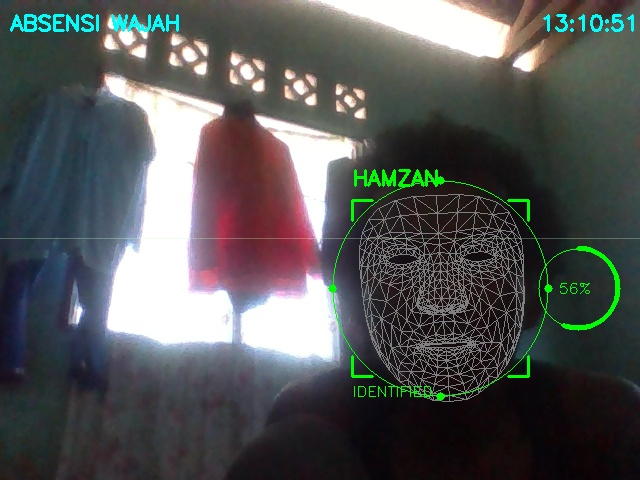
#> input picture week2-face-absen/data/bukti/Hamzan/20260610_131051.jpg, 640 x 480 px, given in place of the camera
$ python treasure_hunter.py
#> lines starting #> are read from the running program, lines starting #| are printed output that depends on the picture; after the words box and inside, x2 and y2 are one past the last pixel; in counts of white or black regions, pixels touching at a corner belong together
import cv2
import numpy as np
import time
import math

cap = cv2.VideoCapture(0)

cap.set(cv2.CAP_PROP_FRAME_WIDTH, 1280)
cap.set(cv2.CAP_PROP_FRAME_HEIGHT, 720)

time.sleep(2)

if not cap.isOpened():
    print("Kamera gagal terhubung")
    exit()

# === WARNA DINDING (HSV dari Kalibrasimu) ===
lower_dinding = np.array([60, 0, 80])
upper_dinding = np.array([110, 100, 255])

# === STORY ===
story = [
    "Dahulu kala ada seorang anak bernama Ash...",
    "Dia bercita-cita menjadi developer terkenal.",
    "Ingin menggendong ekonomi keluarganya.",
    "Dia selalu kalah dalam segala hal,",
    "bahkan soal percintaan.",
    "Tapi dia tidak menyerah.",
    "",
    "Suatu hari, Ash menemukan peta kuno...",
    "3 artefak legendaris tersembunyi di rumahnya!",
    "",
    "Siapapun yang mengumpulkan ketiganya",
    "akan mewujudkan semua impiannya.",
    "",
    'Ash berkata: "Ini kesempatanku!"',
    "",
    "Selamat datang di dunia nyata, ASH.",
    "Misi dimulai..."
]

# === MISI ===
misi_list = [
    {
        "id": 1,
        "judul": "ARTEFAK PERTAMA",
        "deskripsi": "Temukan dinding rahasia di rumahmu!",
        "petunjuk": "Arahkan kamera ke dinding yang tepat",
        "xp": 50
    },
    {
        "id": 2,
        "judul": "ARTEFAK KEDUA",
        "deskripsi": "Misi 2 coming soon...",
        "petunjuk": "Coming soon",
        "xp": 100
    },
    {
        "id": 3,
        "judul": "ARTEFAK KETIGA",
        "deskripsi": "Misi 3 coming soon...",
        "petunjuk": "Coming soon",
        "xp": 150
    }
]

# === STATE GAME ===
state = "INTRO"
story_index = 0
story_timer = time.time()
misi_index = 0
xp = 0
level = 1
scan_progress = 0

# =========================================================
# === KUMPULAN FUNGSI UI & UX BARU (LEBIH RAME) ===
# =========================================================

def gambar_ui_header(frame, w, h):
    # Base header
    cv2.rectangle(frame, (0, 0), (w, 60), (15, 15, 15), -1)
    cv2.line(frame, (0, 60), (w, 60), (0, 255, 255), 2) # Garis neon bawah header

    # Judul Game
    cv2.putText(frame, "TREASURE HUNTER AI", (20, 40),
               cv2.FONT_HERSHEY_DUPLEX, 1, (0, 255, 255), 2)

    # Status Player
    cv2.rectangle(frame, (w-250, 15), (w-20, 45), (40, 40, 40), -1)
    cv2.rectangle(frame, (w-250, 15), (w-20, 45), (0, 255, 0), 1)
    cv2.putText(frame, f"XP: {xp} | LVL: {level}", (w-230, 35),
               cv2.FONT_HERSHEY_SIMPLEX, 0.7, (0, 255, 0), 2)

def gambar_hud_kamera(frame, w, h):
    """Memberikan efek AR/Kamera Sci-Fi"""
    warna_hud = (0, 200, 255) # Cyan terang
    tebal = 3
    panjang = 40

    # Sudut Kiri Atas
    cv2.line(frame, (30, 80), (30+panjang, 80), warna_hud, tebal)
    cv2.line(frame, (30, 80), (30, 80+panjang), warna_hud, tebal)
    # Sudut Kanan Atas
    cv2.line(frame, (w-30, 80), (w-30-panjang, 80), warna_hud, tebal)
    cv2.line(frame, (w-30, 80), (w-30, 80+panjang), warna_hud, tebal)
    # Sudut Kiri Bawah
    cv2.line(frame, (30, h-30), (30+panjang, h-30), warna_hud, tebal)
    cv2.line(frame, (30, h-30), (30, h-30-panjang), warna_hud, tebal)
    # Sudut Kanan Bawah
    cv2.line(frame, (w-30, h-30), (w-30-panjang, h-30), warna_hud, tebal)
    cv2.line(frame, (w-30, h-30), (w-30, h-30-panjang), warna_hud, tebal)

    # Crosshair Tengah
    cx, cy = w//2, h//2
    cv2.circle(frame, (cx, cy), 5, (0, 255, 0), -1)
    cv2.circle(frame, (cx, cy), 20, (0, 255, 0), 1)
    cv2.line(frame, (cx-30, cy), (cx-10, cy), (0, 255, 0), 2)
    cv2.line(frame, (cx+10, cy), (cx+30, cy), (0, 255, 0), 2)
    cv2.line(frame, (cx, cy-30), (cx, cy-10), (0, 255, 0), 2)
    cv2.line(frame, (cx, cy+10), (cx, cy+30), (0, 255, 0), 2)

def teks_berkedip(frame, teks, x, y, font, scale, warna, tebal):
    """Fungsi untuk membuat teks kelap-kelip"""
    if int(time.time() * 3) % 2 == 0:
        cv2.putText(frame, teks, (x, y), font, scale, warna, tebal)

# =========================================================
# === MAIN LOOP UTAMA ===
# =========================================================

while True:
    ret, frame = cap.read()
#> frame is the input picture: shape (480, 640, 3); mean B, G, R 86.1, 86.2, 84.6
    if not ret or frame is None:
        continue

    frame = cv2.flip(frame, 1)
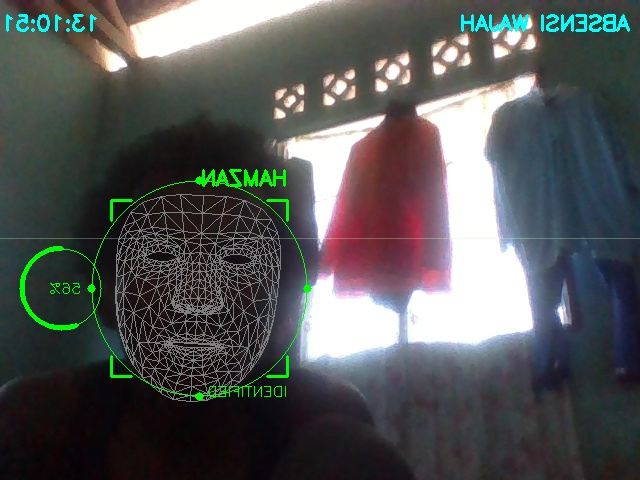
#> frame: shape (480, 640, 3); mean B, G, R 86.1, 86.2, 84.6
    h, w, _ = frame.shape
#> h = 480; w = 640
    sekarang = time.time()

    # Overlay gelap (Background environment)
    overlay = frame.copy()
    cv2.rectangle(overlay, (0, 0), (w, h), (10, 10, 20), -1) # Agak kebiruan gelap
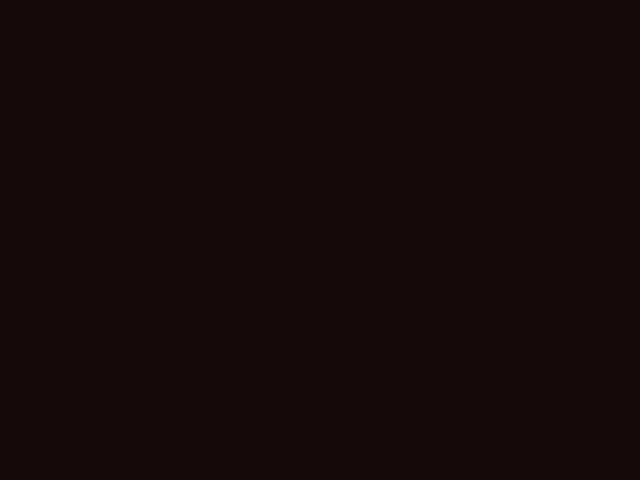
#> overlay: shape (480, 640, 3); mean B, G, R 10, 10, 20
    cv2.addWeighted(overlay, 0.4, frame, 0.6, 0, frame)
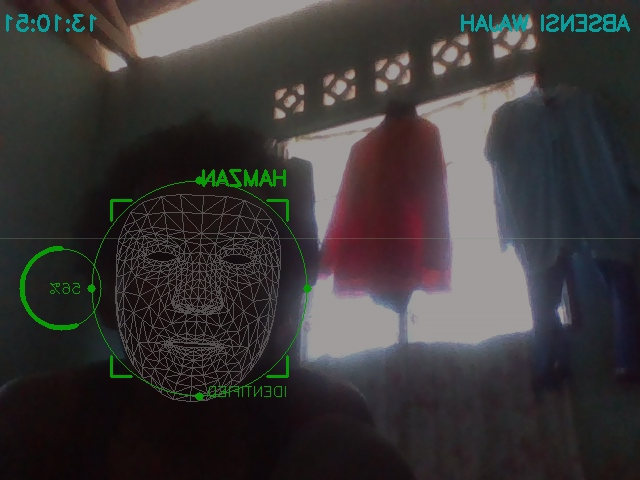
#> frame: shape (480, 640, 3); mean B, G, R 55.6, 55.7, 58.8

    # Selalu munculkan Header UI
    gambar_ui_header(frame, w, h)
#> in gambar_ui_header, `cv2.rectangle(frame, (w-250, 15), (w-20, 45), (40, 40, 40), -1)`: frame: shape (480, 640, 3); mean B, G, R 48.2, 51.8, 55.1
#> in gambar_ui_header, `cv2.putText(frame, f"XP: {xp} | LVL: {level}", (w-230, 35), cv2.FONT_H..`:
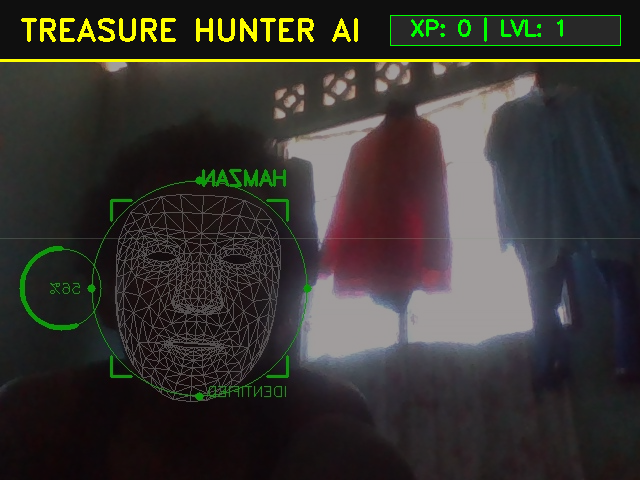
#> frame: shape (480, 640, 3); mean B, G, R 48, 52.8, 54.9

    # === STATE: INTRO ===
    if state == "INTRO":
        cv2.rectangle(frame, (50, 90), (w-50, h-50), (20, 20, 20), -1)
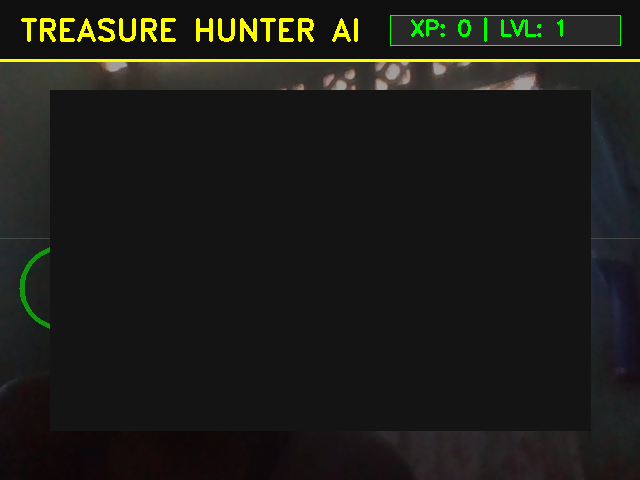
#> frame: shape (480, 640, 3); mean B, G, R 23.6, 29, 28.4
        cv2.rectangle(frame, (50, 90), (w-50, h-50), (0, 255, 255), 2)
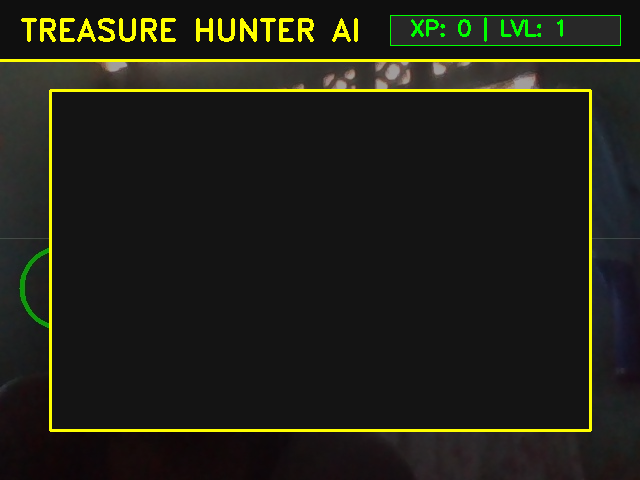
#> frame: shape (480, 640, 3); 1.72% of pixels changed, all inside (x1, y1, x2, y2) = (49, 89, 592, 432)

        if story_index < len(story):
            for i, baris in enumerate(story[:story_index+1]):
                y = 140 + i * 30
                if y < h - 80:
                    cv2.putText(frame, baris, (80, y),
                               cv2.FONT_HERSHEY_SIMPLEX, 0.6, (220, 220, 220), 1)
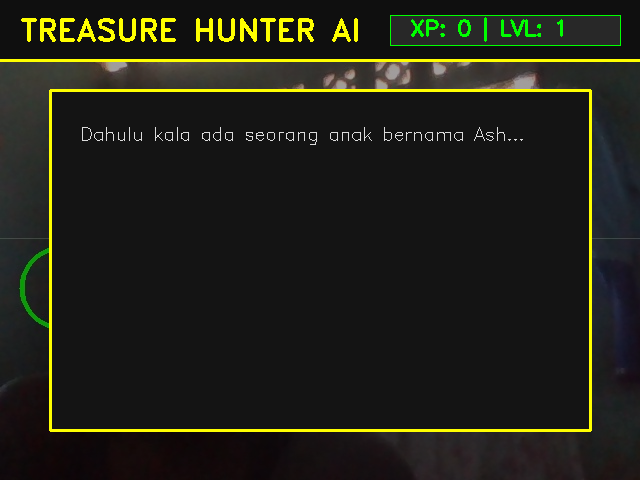
#> frame: shape (480, 640, 3); 0.29% of pixels changed, all inside (x1, y1, x2, y2) = (82, 127, 523, 145)

            if sekarang - story_timer > 1: # Ganti angka 1 untuk percepat/perlambat teks
                story_index += 1
                story_timer = sekarang
        else:
            teks_berkedip(frame, ">>> TEKAN SPASI UNTUK MULAI MISI <<<",
                         w//2-250, h-80, cv2.FONT_HERSHEY_SIMPLEX, 0.8, (0, 255, 0), 2)

    # === STATE: MISI ===
    elif state == "MISI":
        misi = misi_list[misi_index]

        # Tampilkan efek kamera AR
        gambar_hud_kamera(frame, w, h)

        # Panel info misi (Lebih modern)
        cv2.rectangle(frame, (20, 80), (450, 200), (30, 30, 30), -1)
        cv2.rectangle(frame, (20, 80), (450, 200), (0, 200, 255), 2)

        cv2.putText(frame, f"TARGET: {misi['judul']}", (35, 115),
                    cv2.FONT_HERSHEY_DUPLEX, 0.7, (0, 255, 255), 1)
        cv2.putText(frame, misi['deskripsi'], (35, 145),
                    cv2.FONT_HERSHEY_SIMPLEX, 0.55, (255, 255, 255), 1)
        cv2.putText(frame, f"Petunjuk: {misi['petunjuk']}", (35, 180),
                    cv2.FONT_HERSHEY_SIMPLEX, 0.5, (0, 255, 0), 1)

        # Deteksi dinding (Logika inti tidak diubah)
        hsv = cv2.cvtColor(frame, cv2.COLOR_BGR2HSV)
        mask = cv2.inRange(hsv, lower_dinding, upper_dinding)
        total_pixel = h * w
        pixel_dinding = cv2.countNonZero(mask)
        persen = (pixel_dinding / total_pixel) * 100

        # Progress Update
        if persen > 10: # Dibuat sedikit lebih sensitif (10%)
            scan_progress = min(scan_progress + 2, 100)
        else:
            scan_progress = max(scan_progress - 1.5, 0) # Penurunan sedikit lebih lambat biar ga bikin emosi

        # Dynamic Progress Bar (Berubah warna tergantung progress)
        bar_color = (0, 0, 255) # Merah default
        if scan_progress > 40:
            bar_color = (0, 255, 255) # Kuning
        if scan_progress > 80:
            bar_color = (0, 255, 0) # Hijau

        bar_w = int((w-100) * scan_progress / 100)

        # Background bar
        cv2.rectangle(frame, (50, h-70), (w-50, h-30), (50, 50, 50), -1)
        cv2.rectangle(frame, (50, h-70), (w-50, h-30), (200, 200, 200), 2)

        # Isi bar
        if scan_progress > 0:
            cv2.rectangle(frame, (50, h-70), (50+bar_w, h-30), bar_color, -1)

        # Teks progress
        cv2.putText(frame, f"MENGANALISA OBJEK... {int(scan_progress)}%",
                   (w//2-150, h-42), cv2.FONT_HERSHEY_SIMPLEX, 0.7, (0,0,0) if scan_progress > 50 else (255,255,255), 2)

        if scan_progress >= 100:
            state = "SUKSES"

    # === STATE: SUKSES ===
    elif state == "SUKSES":
        misi = misi_list[misi_index]

        # Efek kotak sukses yang mencolok
        cv2.rectangle(frame, (w//2-250, h//2-100), (w//2+250, h//2+120), (10, 40, 10), -1)
        cv2.rectangle(frame, (w//2-250, h//2-100), (w//2+250, h//2+120), (0, 255, 0), 4)

        cv2.putText(frame, "OBJEK TERIDENTIFIKASI!", (w//2-210, h//2-40),
                   cv2.FONT_HERSHEY_DUPLEX, 1, (0, 255, 0), 2)
        cv2.putText(frame, f"REWARD: +{misi['xp']} XP", (w//2-120, h//2+20),
                   cv2.FONT_HERSHEY_SIMPLEX, 1, (0, 255, 255), 2)

        teks_berkedip(frame, ">>> TEKAN SPASI UNTUK LANJUT <<<",
                     w//2-190, h//2+80, cv2.FONT_HERSHEY_SIMPLEX, 0.7, (255, 255, 255), 2)

    # === STATE: GAME OVER ===
    elif state == "GAME_OVER":
        cv2.rectangle(frame, (w//2-300, h//2-120), (w//2+300, h//2+120), (20, 20, 40), -1)
        cv2.rectangle(frame, (w//2-300, h//2-120), (w//2+300, h//2+120), (255, 215, 0), 3) # Border emas

        cv2.putText(frame, "MISI SELESAI!", (w//2-130, h//2-50),
                   cv2.FONT_HERSHEY_DUPLEX, 1.2, (255, 215, 0), 2)
        cv2.putText(frame, f"TOTAL XP AKHIR: {xp}", (w//2-150, h//2+10),
                   cv2.FONT_HERSHEY_SIMPLEX, 1, (0, 255, 0), 2)
        cv2.putText(frame, "Impian Ash terwujud. Kerja bagus, Hunter!", (w//2-230, h//2+60),
                   cv2.FONT_HERSHEY_SIMPLEX, 0.7, (200, 200, 200), 1)

    # Tampilkan Render Frame
    cv2.imshow('Treasure Hunter AI HUD', frame)
    key = cv2.waitKey(1) & 0xFF
#> (key q is pressed here)

    if key == ord('q'):
        break
    elif key == ord(' '):  # SPASI
        if state == "INTRO" and story_index >= len(story):
            state = "MISI"
            scan_progress = 0
        elif state == "SUKSES":
            xp += misi_list[misi_index]['xp']
            misi_index += 1
            scan_progress = 0
            if misi_index >= len(misi_list):
                state = "GAME_OVER"
            else:
                state = "MISI"

cap.release()
cv2.destroyAllWindows()
